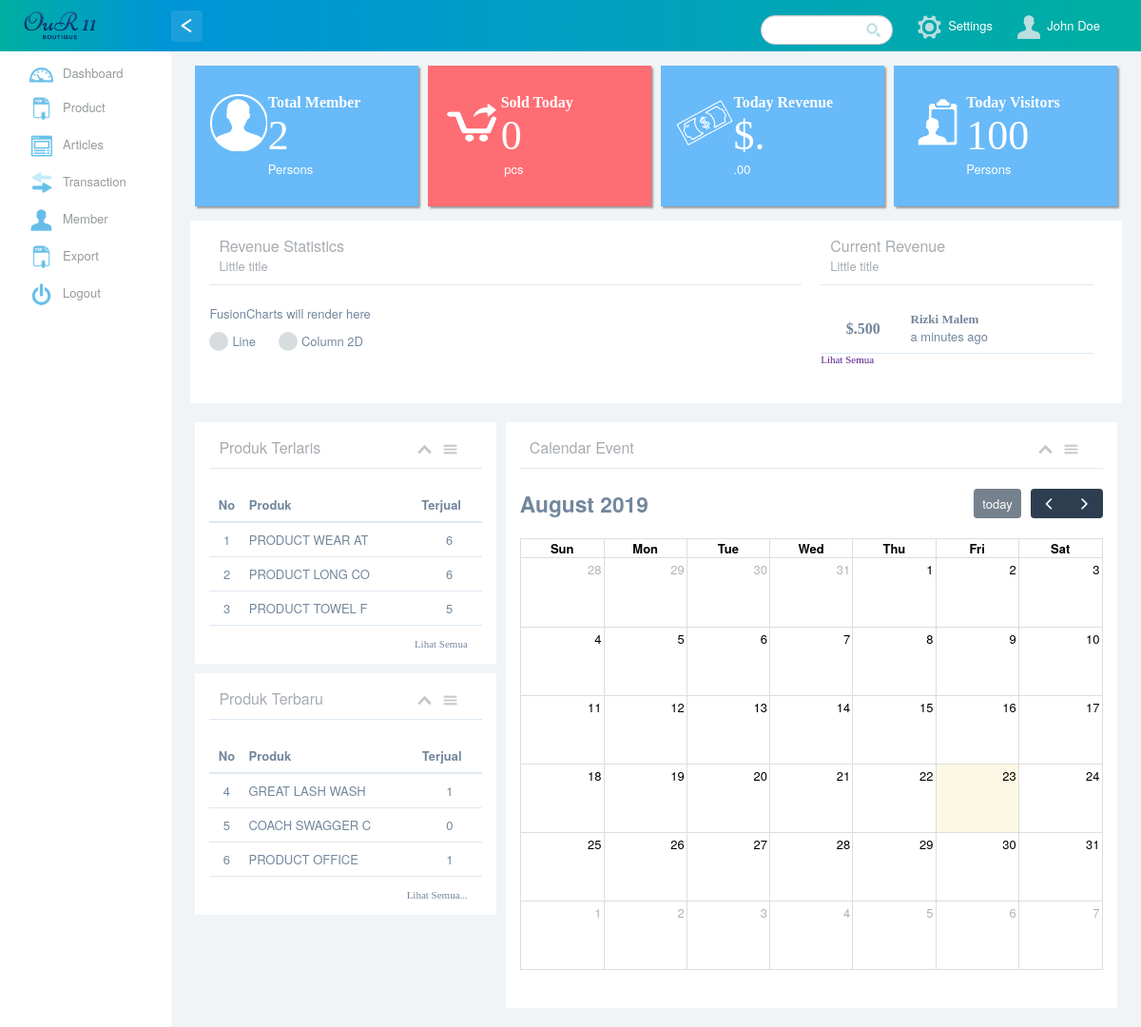
The page / on the database its author committed.
### tables this page shows
CREATE TABLE `wp_payment` (
  `kdpayment` varchar(12) NOT NULL,
  `kdcheckout` varchar(12) NOT NULL,
  `no_rek` int(20) NOT NULL,
  `bank_payment` varchar(50) NOT NULL,
  `atas_nama` varchar(50) NOT NULL,
  `total_payment` int(15) NOT NULL,
  `img_payment` text NOT NULL,
  `date_payment` datetime NOT NULL
);

CREATE TABLE `wp_product` (
  `kdproduct` int(10) NOT NULL,
  `kdgender` int(1) NOT NULL,
  `kdbrand` int(3) NOT NULL,
  `productname` varchar(100) NOT NULL,
  `productimage` text NOT NULL,
  `productprice` int(12) NOT NULL,
  `discount` int(2) NOT NULL,
  `status` enum('rs','po','pl') NOT NULL,
  `additional_product` enum('size','color') NOT NULL,
  `gender_product` enum('m','w','ag') NOT NULL,
  `stock_product` int(5) NOT NULL,
  `sold_product` int(10) NOT NULL,
  `update_time` datetime NOT NULL
);

### apps/controllers/dashboard.php (called while the page is built)
<?php
include'apps/models/count.php';
include'apps/models/m_products.php';
include'apps/models/m_trx.php';
include'apps/views/pages/dashboard.php';

### apps/models/count.php (called while the page is built, shortened)
<?php
function countt($table,$group){
	global $mysqli;
	$count=$mysqli->query("SELECT * FROM $table GROUP BY $group");
	return mysqli_num_rows($count);
}

### apps/models/m_trx.php (called while the page is built, shortened)
<?php
function soldtoday(){
	global $mysqli;
	$date = date("Y-m-d");
	$query = $mysqli->query("SELECT * FROM wp_checkout WHERE DATE(checkoutdate)='$date' AND status_payment='y'");
	$count = mysqli_num_rows($query);
	if ($count>0) {
		$total = array_sum($totalqty);
	}else{
		$total = "0";
	}
	return $total;
}
function showpayment(){
	global $mysqli;
	$query = $mysqli->query("SELECT * FROM wp_payment");
	$count = mysqli_num_rows($query);
	if ($count > 0) {
		while ($sql = $query->fetch_assoc()) {
			$read[]=$sql;
		}
	}else{
		$read[]=" ";
	}
	return $read;
}

### apps/models/m_products.php (called while the page is built, shortened)
<?php
function showorderby($order,$limit){
	global $mysqli;
	$query = $mysqli->query("SELECT * FROM wp_product ORDER BY $order DESC LIMIT $limit");
	while ($sql = $query->fetch_assoc()) {
		$read[]=$sql;
	}
	return $read;
}

### apps/views/pages/dashboard.php (the view, shortened to what this page needs)
<div class="mainbox size-std column">
	<div class="top-info column">
		<div class="containt top-info-box shadow half delay" style="background: #68baf9;">
			<div class="size-std icon-info"><img src="assets/images/icon/user-white.png"></div>
			<div class="field-info">
				<p class="nopad size-head4"><b>Total Member</b></p>
				<p class="size-head1 nopad"><?php echo countt('wp_member','kdmember'); ?></p>
				<p class="size-std nopad">Persons</p>
			</div>
		</div>
		<div class="containt top-info-box shadow half delay" style="background: #ff6d74;">
			<div class="size-std icon-info"><img src="assets/images/icon/cart-white.png"></div>
			<div class="field-info">
				<p class="nopad size-head4"><b>Sold Today</b></p>
				<p class="size-head1 nopad"><?php echo soldtoday(); ?> </p>
				<p class="size-std nopad">&nbsp;pcs</p>
			</div>
		</div>
		<div class="containt top-info-box shadow half delay" style="background: #68baf9;">
			<div class="size-std icon-info"><img src="assets/images/icon/dollar-white.png"></div>
			<div class="field-info">
				<p class="nopad size-head4"><b>Today Revenue</b></p>
				<p class="size-head1 nopad">$.<?php echo todayrevenue(); ?></p>
				<p class="size-std nopad">.00</p>
			</div>
		</div>
		<div class="containt top-info-box shadow half delay" style="background: #68baf9;">
			<div class="size-std icon-info"><img src="assets/images/icon/visitors-white.png"></div>
			<div class="field-info">
				<p class="nopad size-head4"><b>Today Visitors</b></p>
				<p class="size-head1 nopad">100</p>
				<p class="size-std nopad">Persons</p>
			</div>
		</div>
	</div>
	<div class="containt full-length column spc-tb">
		<div class="spccols-8 linechart-fusion">
			<div class="headtitle trans">
				<p class="nopad size-head4">Revenue Statistics</p><p class="size-std nopad">Little title</p>
			</div>
			<div id="chart-container">FusionCharts will render here</div>
			<div class="radiotype1">
			  <label for="radio01" id="chartline"><span></span>Line</label>
			</div>
			<div class="radiotype1">
			 <label for="radio02" id="chartd"><span></span>Column 2D</label>
			</div>
		</div>
		<div class="spccols-4 linechart-fusion">
			<div class="full-length pad-rl">
				<div class="headtitle trans">
					<p class="nopad size-head4">Current Revenue</p><p class="size-std nopad">Little title</p>
				</div>
				<div class="table-wrapper table-toggle prd-laris1">
					<table class="full-length size-std basic-tables">
						<?php
							foreach (showpayment() as $show) {
						?>
							<tr>
								<td style="text-align: center;">
									<b class="size-head4">$.500</b>
								</td>
								<td>
									<b>Rizki Malem</b><br>
									a minutes ago
								</td>
								<td style="text-align: center;"></td>
							</tr>
						<?php }?>
					</table>
					<p class="spc-tb linkmore nopad"><a href="" class="size-cute">Lihat Semua</a></p>
				</div>
			</div>
		</div>
	</div>
	<div class="spccols-4 spc-tb" style="background-color: transparent;">
		<div class="full-length containt short-table">
			<div class="headtitle trans">
				<p class="nopad size-head4">Produk Terlaris</p>
				<ul class="tab-image-setting nopad">
					<li><img src="assets/images/icon/arrow-up.png" class="btn-tab-toggle delay" href="prd-laris1"></li>
					<li class="option-click" href="#prd-laris1"><img src="assets/images/icon/option-strip.png"></li>
				</ul>
			</div>
			<div class="table-wrapper table-toggle prd-laris1">
				<table class="full-length size-std basic-tables">
					<tr>
						<th>No</th>
						<th style="text-align: left;">Produk</th>
						<th style="text-align: left;">Terjual</th>
					</tr>
					<?php
						$no=0;
						foreach (showorderby('sold_product','3') as $show) {
							$productname = substr($show['productname'],0,15);
							$no++;
					?>
						<tr>
							<td style="text-align: center;"><?php echo $no; ?></td>
							<td><?php echo $productname; ?></td>
							<td style="text-align: center;"><?php echo $show['sold_product']; ?></td>
						</tr>
					<?php } ?>
				</table>
				<p class="spc-tb linkmore nopad"><a href="" class="size-cute">Lihat Semua</a></p>
			</div>
		</div>
		<div class="full-length spc-tb containt short-table">
			<div class="headtitle trans">
				<p class="nopad size-head4">Produk Terbaru</p>
				<ul class="tab-image-setting nopad">
					<li><img src="assets/images/icon/arrow-up.png" class="btn-tab-toggle delay" href="prd-laris2"></li>
					<li class="option-click" href="#prd-laris2"><img src="assets/images/icon/option-strip.png"></li>
				</ul>
			</div>
			<div class="table-wrapper table-toggle prd-laris2">
				<table class="full-length size-std basic-tables">
					<tr>
						<th>No</th>
						<th style="text-align: left;">Produk</th>
						<th style="text-align: left;">Terjual</th>
					</tr>
					<?php
					foreach (showorderby('update_time','3') as $show) {
						$no++;
						$productname = substr($show['productname'],0,15);
					?>
					<tr>
						<td style="text-align: center;"><?php echo $no; ?></td>
						<td><?php echo $productname; ?></td>
						<td style="text-align: center;"><?php echo $show['sold_product']; ?></td>
					</tr>
					<?php } ?>
				</table>
				<p class="spc-tb linkmore nopad"><a href="" class="size-cute">Lihat Semua...</a></p>
			</div>
		</div>
	</div>
	<div class="spccols-8 spc-tb containt short-table">
		<div class="headtitle trans">
			<p class="nopad size-head4">Calendar Event</p>
				<ul class="tab-image-setting nopad">
				<li><img src="assets/images/icon/arrow-up.png" class="btn-tab-toggle delay" href="calendarTab"></li>
				<li class="option-click" href="#calendarTab"><img src="assets/images/icon/option-strip.png"></li>
			</ul>
		</div>
		<div class="table-wrapper table-toggle calendarTab">
			<div id="calendar">
		</div>
	</div>
</div>

### rows shown on the page
wp_product: productname "PRODUCT WEAR AT", sold_product "6"
wp_product: productname "PRODUCT LONG CO", sold_product "6"
wp_product: productname "PRODUCT TOWEL F", sold_product "5"
wp_product: productname "GREAT LASH WASH", sold_product "1"
wp_product: productname "COACH SWAGGER C", sold_product "0"
wp_product: productname "PRODUCT OFFICE", sold_product "1"

### other values the page prints
countt('wp_member','kdmember') "2"
soldtoday() "0"
